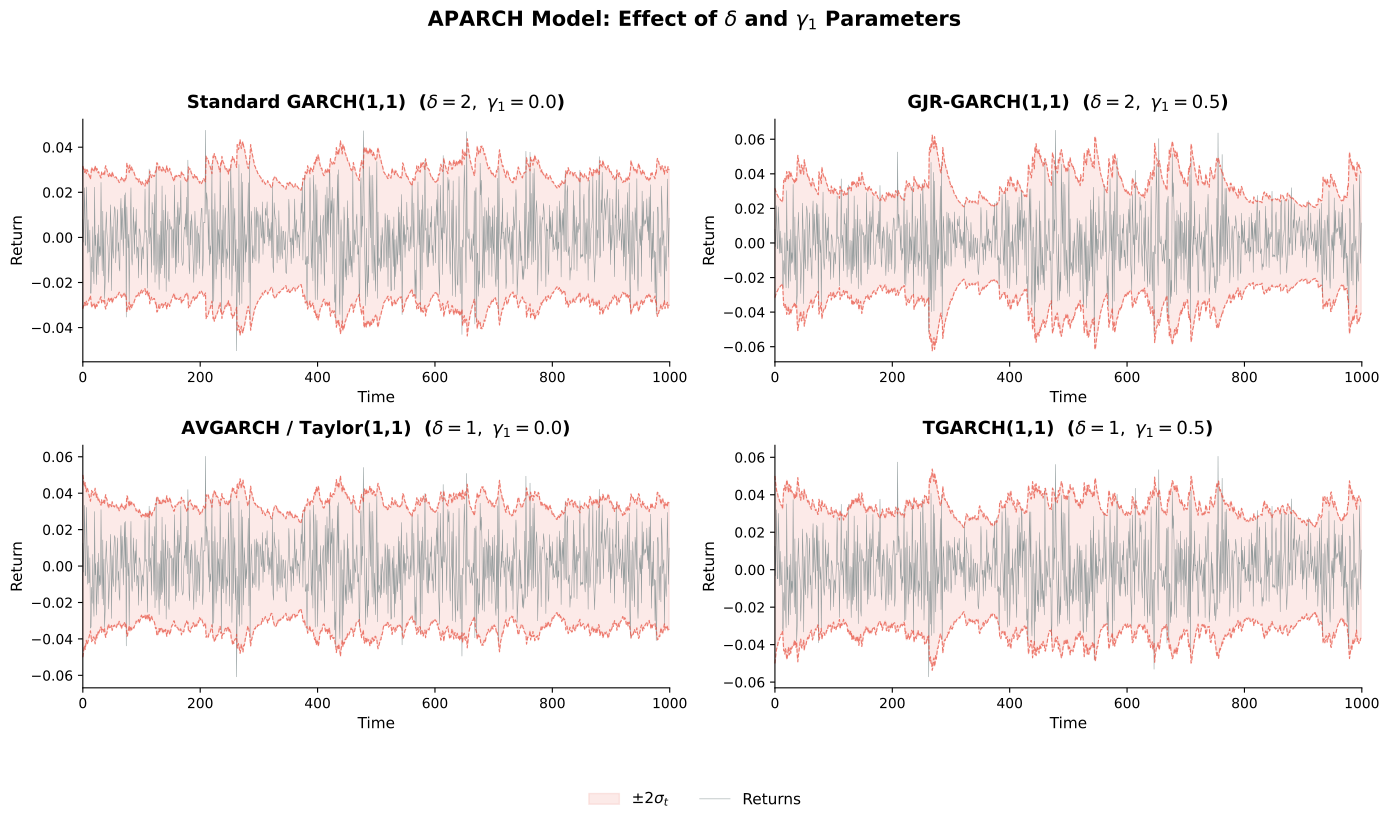

Python code for this plot:
"""
Generate a 2x2 APARCH simulation comparison chart.
"""

import numpy as np
import matplotlib
matplotlib.use('pdf')
import matplotlib.pyplot as plt

np.random.seed(42)

T = 1000
alpha = 0.08
beta = 0.88

configs = [
    {"delta": 2, "gamma": 0.0, "omega": 0.00001, "title": "Standard GARCH(1,1)"},
    {"delta": 2, "gamma": 0.5, "omega": 0.00001, "title": "GJR-GARCH(1,1)"},
    {"delta": 1, "gamma": 0.0, "omega": 0.001,   "title": "AVGARCH / Taylor(1,1)"},
    {"delta": 1, "gamma": 0.5, "omega": 0.001,   "title": "TGARCH(1,1)"},
]

# Single innovation sequence for all panels
z = np.random.standard_normal(T)

fig, axes = plt.subplots(2, 2, figsize=(14, 8))
axes = axes.flatten()

for ax, cfg in zip(axes, configs):
    delta = cfg["delta"]
    gamma = cfg["gamma"]
    omega = cfg["omega"]

    # APARCH: sigma^delta_t = omega + alpha*(|e_{t-1}| - gamma*e_{t-1})^delta + beta*sigma^delta_{t-1}
    sigma_d = np.zeros(T)  # sigma^delta
    sigma = np.zeros(T)
    returns = np.zeros(T)

    # Initialize
    sigma_d[0] = omega / (1 - alpha - beta) if (alpha + beta) < 1 else omega
    sigma[0] = sigma_d[0] ** (1.0 / delta)
    returns[0] = sigma[0] * z[0]

    for t in range(1, T):
        leverage_term = (abs(returns[t-1]) - gamma * returns[t-1]) ** delta
        sigma_d[t] = omega + alpha * leverage_term + beta * sigma_d[t-1]
        sigma[t] = sigma_d[t] ** (1.0 / delta)
        returns[t] = sigma[t] * z[t]

    # Plot
    ax.fill_between(range(T), -2*sigma, 2*sigma, color='#e74c3c', alpha=0.12, label=r'$\pm 2\sigma_t$')
    ax.plot(range(T), returns, color='#7f8c8d', linewidth=0.4, alpha=0.85, label='Returns')
    ax.plot(range(T), 2*sigma, color='#e74c3c', linewidth=0.8, linestyle='--', alpha=0.7)
    ax.plot(range(T), -2*sigma, color='#e74c3c', linewidth=0.8, linestyle='--', alpha=0.7)

    subtitle = rf"$\delta={delta},\ \gamma_1={gamma}$"
    ax.set_title(f"{cfg['title']}  ({subtitle})", fontsize=13, fontweight='bold', pad=8)
    ax.set_xlabel('Time', fontsize=11)
    ax.set_ylabel('Return', fontsize=11)
    ax.tick_params(labelsize=10)
    ax.legend(fontsize=9, loc='upper right', framealpha=0.8)

    # Minimal style
    ax.spines['top'].set_visible(False)
    ax.spines['right'].set_visible(False)
    ax.set_xlim(0, T)

# Transparent background
fig.patch.set_alpha(0)
for ax in axes:
    ax.patch.set_alpha(0)

# Combined legend at very bottom of figure
handles, labels = axes[0].get_legend_handles_labels()
# Remove per-panel legends
for ax in axes:
    leg = ax.get_legend()
    if leg:
        leg.remove()
fig.legend(handles, labels, loc='upper center', bbox_to_anchor=(0.5, 0.02),
           ncol=3, frameon=False, fontsize=11)

fig.suptitle('APARCH Model: Effect of $\\delta$ and $\\gamma_1$ Parameters', fontsize=15, fontweight='bold', y=0.98)
plt.tight_layout(rect=[0, 0.06, 1, 0.94])
plt.savefig('/Users/danielpele/Documents/TSA/charts/garch_aparch_simulation.pdf', bbox_inches='tight', dpi=150, transparent=True)
plt.close()
print("Chart saved.")
